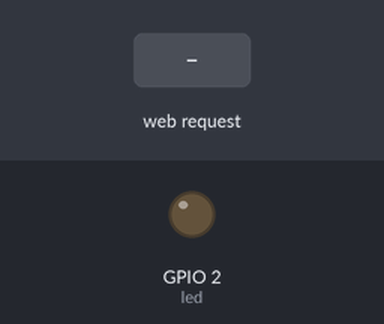
A sketch run on a simulated ESP32. On the bench: output pins drawn as LEDs (lit = HIGH). Inputs (shaded band) come from the test bench. WiFi joins after 1.5 s; servers stay silent unless stated; what the sketch prints to the serial monitor is not drawn.

Above: at 2.7 s.
2.8 s: HTTP request GET /H received
At 4.0 s:
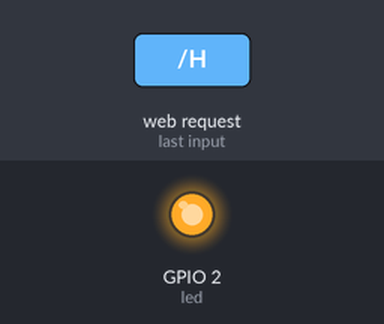
4.3 s: HTTP request GET /ledDiming?ledval=120 received
At 5.3 s:
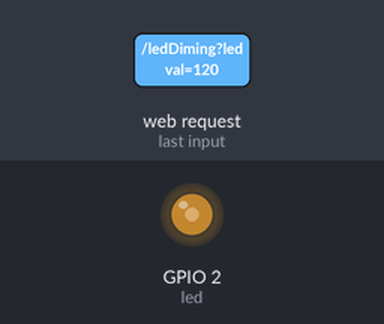
5.8 s: HTTP request GET /H?ledval=1 received
At 6.4 s:
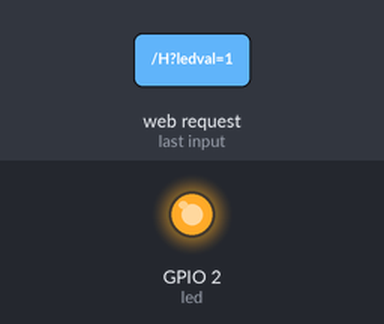
Timing chart, 0 to 8.8 s (numbered marks = the images above; inputs shaded):
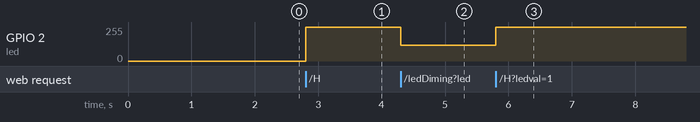

Measured:
- after the input at 2.8 s, GPIO 2 (led): 0/255 → 255/255 at once
- after the input at 4.3 s, GPIO 2 (led): 255/255 → 120/255 at once
- after the input at 5.8 s, GPIO 2 (led): 120/255 → 255/255 at once

The sketch:

team520181031.ino
```cpp
#include <WiFi.h>
#include <WiFiClient.h>
#include <WebServer.h>
#include <ESPmDNS.h>

int led = 2;
const char* ssid = "IOT_LAB";
const char* password = "password";
char webSite[1000];


WebServer server(80);

void handleRoot() {
  snprintf(webSite,1000,"<!DOCTYPE html><html lang=\"en\"><head> <meta charset=\"UTF-8\"> <meta name=\"viewport\" content=\"width=device-width, initial-scale=1.0\"> <title>Diming LED</title> <script src=\"https://code.jquery.com/jquery-3.3.1.js\"></script> <script>$(document).ready(function(){$(\"[type=range]\").change(function(){var ledvalue=$(\"#led\").val(); $(\".ledvalue\").text(ledvalue);});}); </script> <style>body{background-color: rgb(114, 192, 125);}.container{display: flex; flex-direction: column; align-items: center;}.btn{padding: 0.3em 0.5em; font-size: 1.5em;}</style></head><body> <div class=\"container\"> <h1>LED Diming</h1> <h3>LED Light=<span class='ledvalue'>0</span></h3> <form action=\"ledDiming\" method=\"get\" id=\"form1\"> <input type=\"range\" name=\"ledval\" id=\"led\" min=\"0\" max=\"255\"> </form> <br><button type=\"submit\" form=\"form1\" value=\"Submit\" class=\"btn\">Submit</button> </div></body></html>");
  digitalWrite(led, 1);
  server.send(200,"text/html",webSite);
  digitalWrite(led, 0);
}

void ledDiming(){
  int led_Diming=server.arg("ledval").toInt();
  ledcWrite(0,led_Diming);
  server.send(200,"text/html",webSite);
  }

void handleNotFound() {
  digitalWrite(led, 1);
  String message = "File Not Found\n\n";
  message += "URI: ";
  message += server.uri();
  message += "\nMethod: ";
  message += (server.method() == HTTP_GET) ? "GET" : "POST";
  message += "\nArguments: ";
  message += server.args();
  message += "\n";
  for (uint8_t i = 0; i < server.args(); i++) {
    message += " " + server.argName(i) + ": " + server.arg(i) + "\n";
  }
  server.send(404, "text/html", "File Not Found...");
  digitalWrite(led, 0);
}

void ledon(){
  digitalWrite(2,HIGH);
   server.send(200, "text/html", "ON");
  }

  void ledoff(){
  digitalWrite(2,LOW);
    server.send(200, "text/html", "OFF");
  }


void setup(void) {
  pinMode(led, OUTPUT);
  digitalWrite(led, 0);
  Serial.begin(115200);
  ledcSetup(0,5000,8);
  ledcAttachPin(2,0);
  WiFi.mode(WIFI_STA);
  WiFi.begin(ssid, password);
  Serial.println("");

  // Wait for connection
  while (WiFi.status() != WL_CONNECTED) {
    delay(500);
    Serial.print(".");
  }
  Serial.println("");
  Serial.print("Connected to ");
  Serial.println(ssid);
  Serial.print("IP address:");
  Serial.println(WiFi.localIP());

  if (MDNS.begin("esp32")) {
    Serial.println("MDNS responder started");
  }

  server.on("/", handleRoot);
  server.on("/H",ledon);
  server.on("/L",ledoff);
  server.on("/inline", []() {
  server.send(200, "text/plain", "this works as well");
  });

  server.on("/ledDiming",ledDiming);
  server.onNotFound(handleNotFound);
  server.begin();
  Serial.println("HTTP server started");
}

void loop(void) {
  server.handleClient();
}
```
